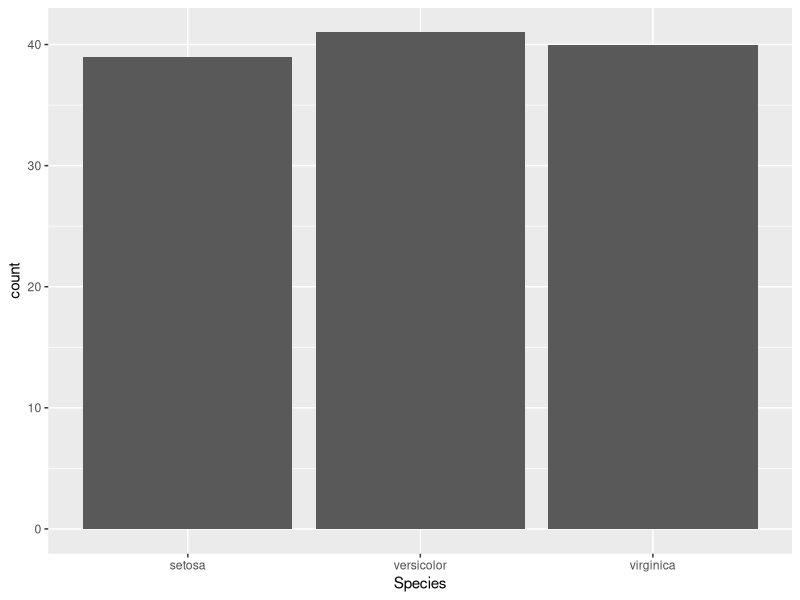
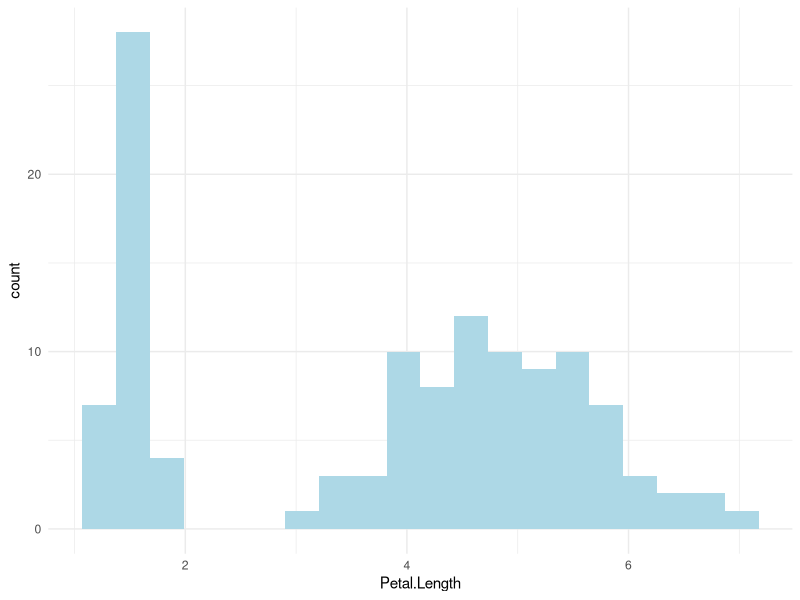
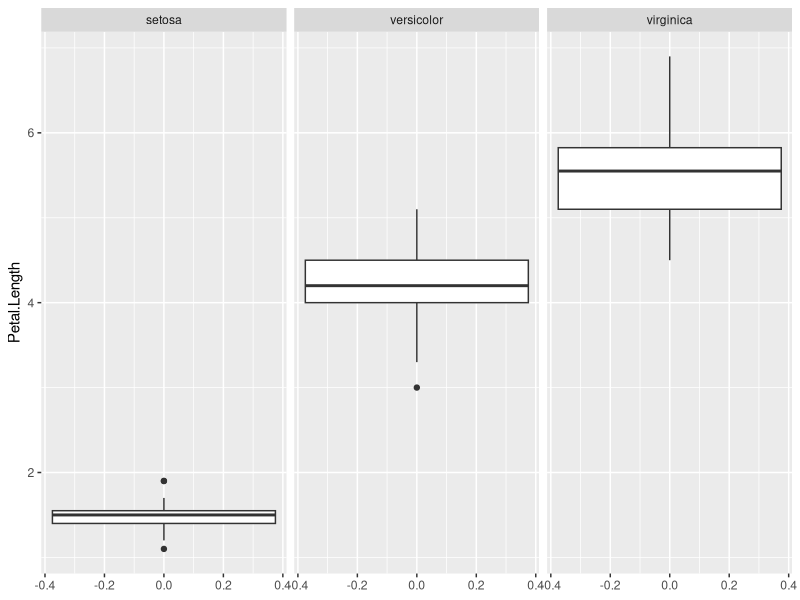
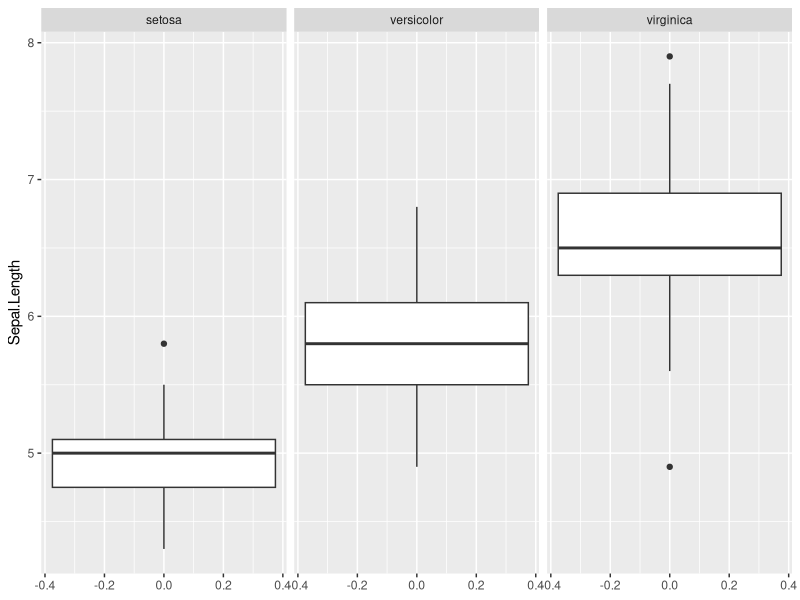
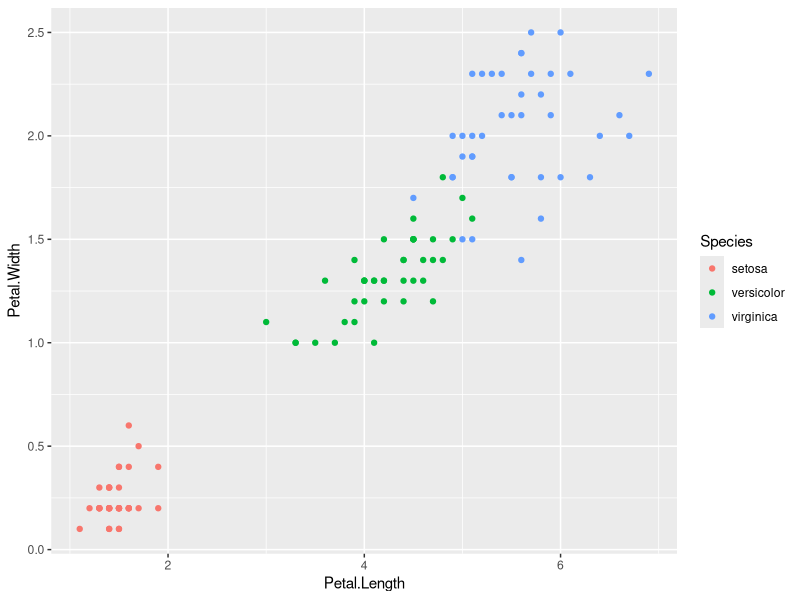

Recreate these plots in R, in order.
library(ggplot2)

set.seed(1711)
iris <- iris[sample(nrow(iris)),]
n <- round(0.8*nrow(iris))

treino <- iris[1:n,]
teste <- iris[-(1:n),]

ggplot(data = treino, mapping = aes(x = Species)) +
  geom_bar()

ggplot(treino, aes(x = Petal.Length)) +
  geom_histogram(bins = 20, fill = "lightblue") +
  theme_minimal()

ggplot(treino, aes(y = Petal.Length)) +
  geom_boxplot() +
  facet_wrap(~Species)

ggplot(treino, aes(y = Sepal.Length)) +
  geom_boxplot() +
  facet_wrap(~Species)

ggplot(treino, aes(x = Petal.Length, y = Petal.Width, color = Species)) +
  geom_point()

results <- c()

for(j in 1:nrow(teste)) {
  if(teste$Petal.Length[j] < 2.5) {
    results[j] <- "setosa"
  } else {
    if(teste$Petal.Length[j] < 1.75) {
      results[j] <- "versicolor"
    } else {
      results[j] <- "virginica"
    }
  }
}

results

teste$Species == results

mean(teste$Species == results)
